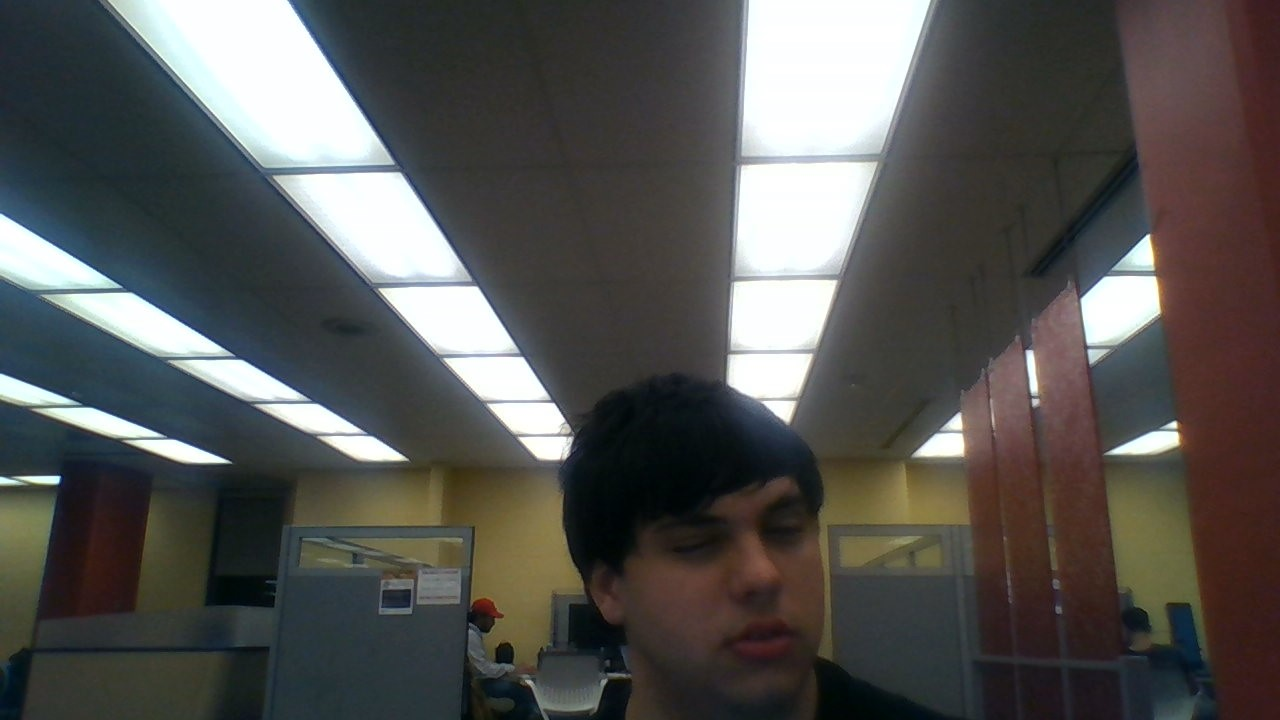
#> input picture TongueDad.py/Facial-Expression-Detection-master/images/right/WIN_20181020_04_03_12_Pro.jpg, 1280 x 720 px, given in place of rightWIN_20181020_04_03_12_Pro.jpg, which was not available
$ python face_crop.py
#> lines starting #> are read from the running program, lines starting #| are printed output that depends on the picture; after the words box and inside, x2 and y2 are one past the last pixel; in counts of white or black regions, pixels touching at a corner belong together; pictures that were not available may be replaced by others from this repository, and a replacement may not be noted
## This program first ensures if the face of a person exists in the given image or not then if it exists, it crops
## the image of the face and saves to the given directory.

## Importing Modules
import cv2
import os


#################################################################################

##Make changes to these lines for getting the desired results.

## DIRECTORY of the images
directory = "Z:/KHE/tongue-dad/TongueDad.py/Facial-Expression-Detection-master/images/right"

## directory where the images to be saved:
f_directory = "Z:/KHE/tongue-dad/TongueDad.py/Facial-Expression-Detection-master/crop/right"

################################################################################

def facecrop(image):
    ## Crops the face of a person from any image!

    ## OpenCV XML FILE for Frontal Facial Detection using HAAR CASCADES.
    facedata = "haarcascade_frontalface_alt.xml"
    cascade = cv2.CascadeClassifier(facedata)

    ## Reading the given Image with OpenCV
    img = cv2.imread(image)
#> img is the input picture: shape (720, 1280, 3); mean B, G, R 82.7, 84.9, 85.6

    try:
        ## Some downloaded images are of unsupported type and should be ignored while raising Exception, so for that
        ## I'm using the try/except functions.

        minisize = (img.shape[1],img.shape[0])
#> minisize = (1280, 720)
        miniframe = cv2.resize(img, minisize)

        faces = cascade.detectMultiScale(miniframe)
#> faces = [[642, 455, 209, 209]]

        for f in faces:
            x, y, w, h = [ v for v in f ]
            cv2.rectangle(img, (x,y), (x+w,y+h), (0,255,0), 2)

            sub_face = img[y:y+h, x:x+w]

            f_name = image.split('/')
            f_name = f_name[-1]

            ## Change here the Desired directory.
            cv2.imwrite(f_directory + f_name, sub_face)
            print ("Writing: " + image)
#> this loop made 1 pass
#> (x, y, w, h, f_name) on pass 1: (642, 455, 209, 209, 'rightWIN_20181020_04_03_12_Pro.jpg')
#| Writing: Z:/KHE/tongue-dad/TongueDad.py/Facial-Expression-Detection-master/images/rightWIN_20181020_04_03_12_Pro.jpg
#> pass 1, in facecrop, `sub_face = img[y:y+h, x:x+w]`:
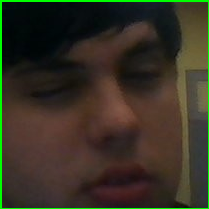
#> sub_face: shape (209, 209, 3); mean B, G, R 35.3, 49.6, 53.6
#> after the loop:
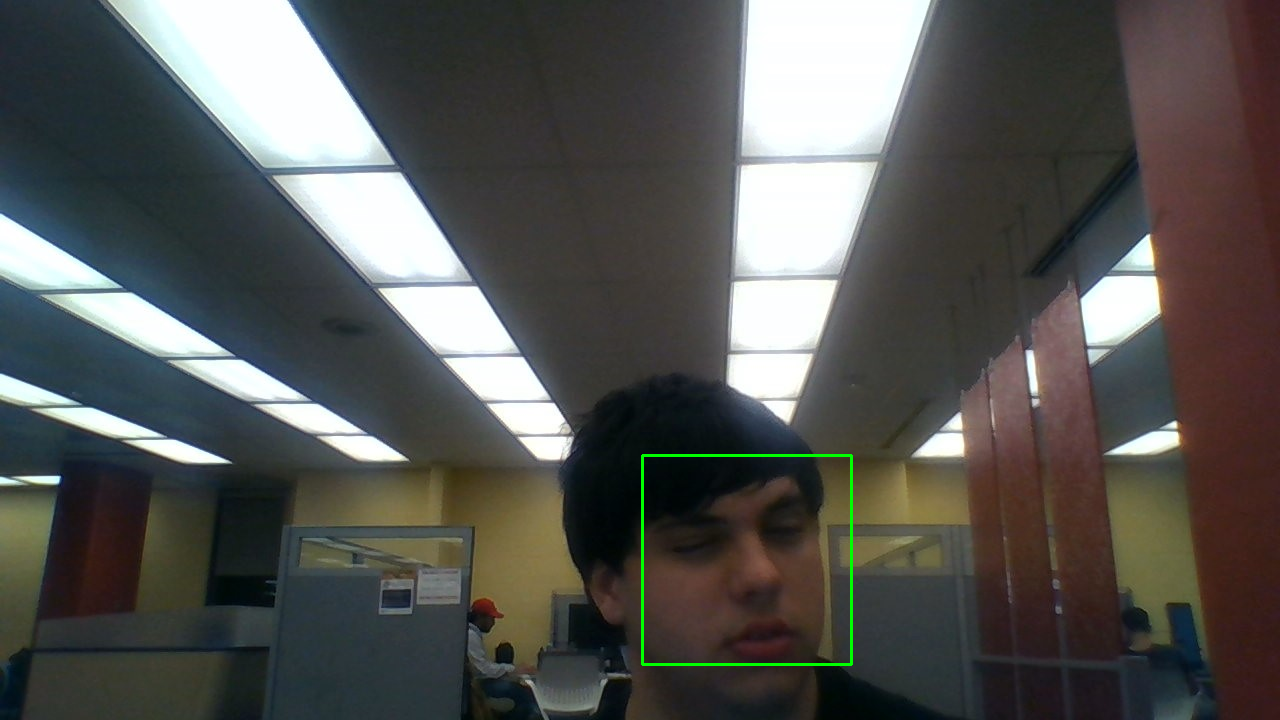
#> img: shape (720, 1280, 3); 0.27% of pixels changed, all inside (x1, y1, x2, y2) = (641, 454, 853, 666)

    except:
        pass

if __name__ == '__main__':
    images = os.listdir(directory)
    i = 0

    for img in images:
        file = directory + img
        print (i)
        facecrop(file)
        i += 1
#> pass 2 of the loop `for img in images:`:
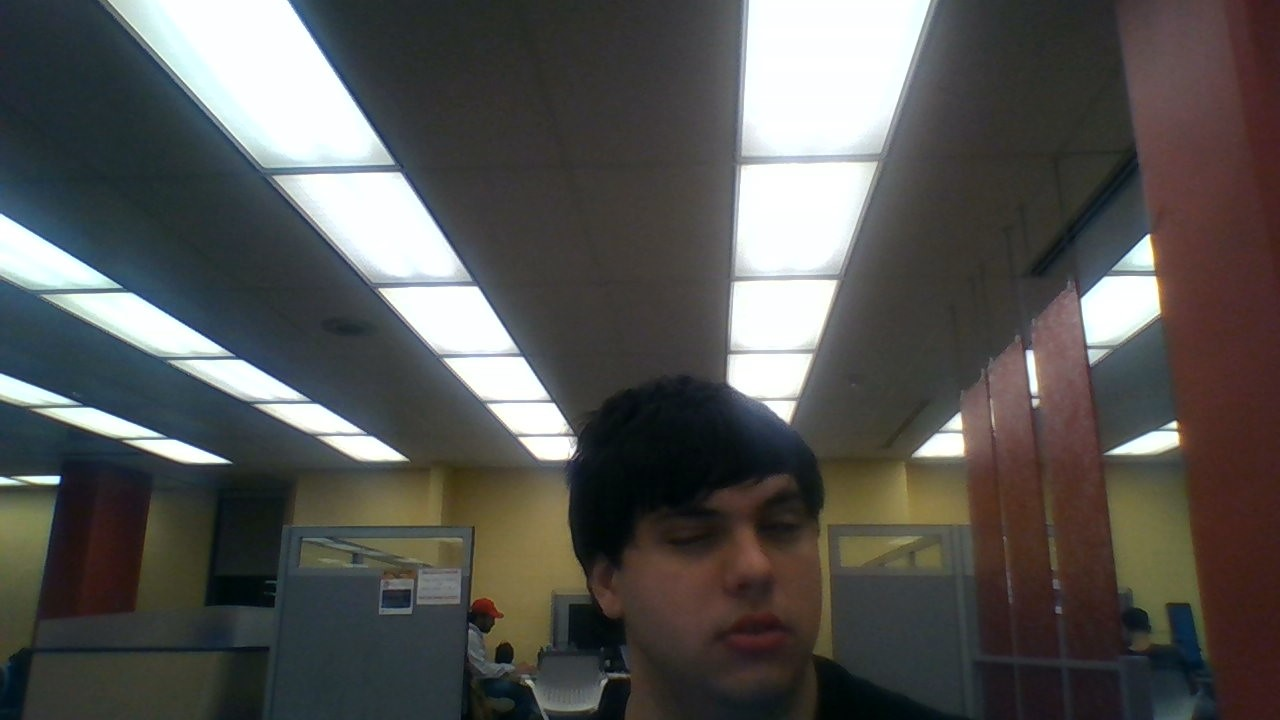
#> input picture TongueDad.py/Facial-Expression-Detection-master/images/right/WIN_20181020_04_03_13_Pro.jpg, 1280 x 720 px, given in place of rightWIN_20181020_04_03_13_Pro.jpg, which was not available
#> in facecrop, img is the input picture: shape (720, 1280, 3); mean B, G, R 82.9, 85.2, 86
#> faces = [[641, 452, 207, 207]]
#> the loop in facecrop (call 2), `for f in faces:` made 1 pass
#> (x, y, w, h, f_name) on pass 1: (641, 452, 207, 207, 'rightWIN_20181020_04_03_13_Pro.jpg')
#> (printed output is left out)
#> pass 1, in facecrop (call 2), `sub_face = img[y:y+h, x:x+w]`:
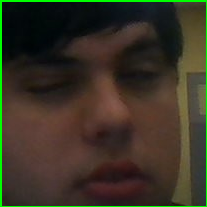
#> sub_face: shape (207, 207, 3); mean B, G, R 36.2, 51.2, 56.3
#> after the loop in facecrop (call 2), `for f in faces:`:
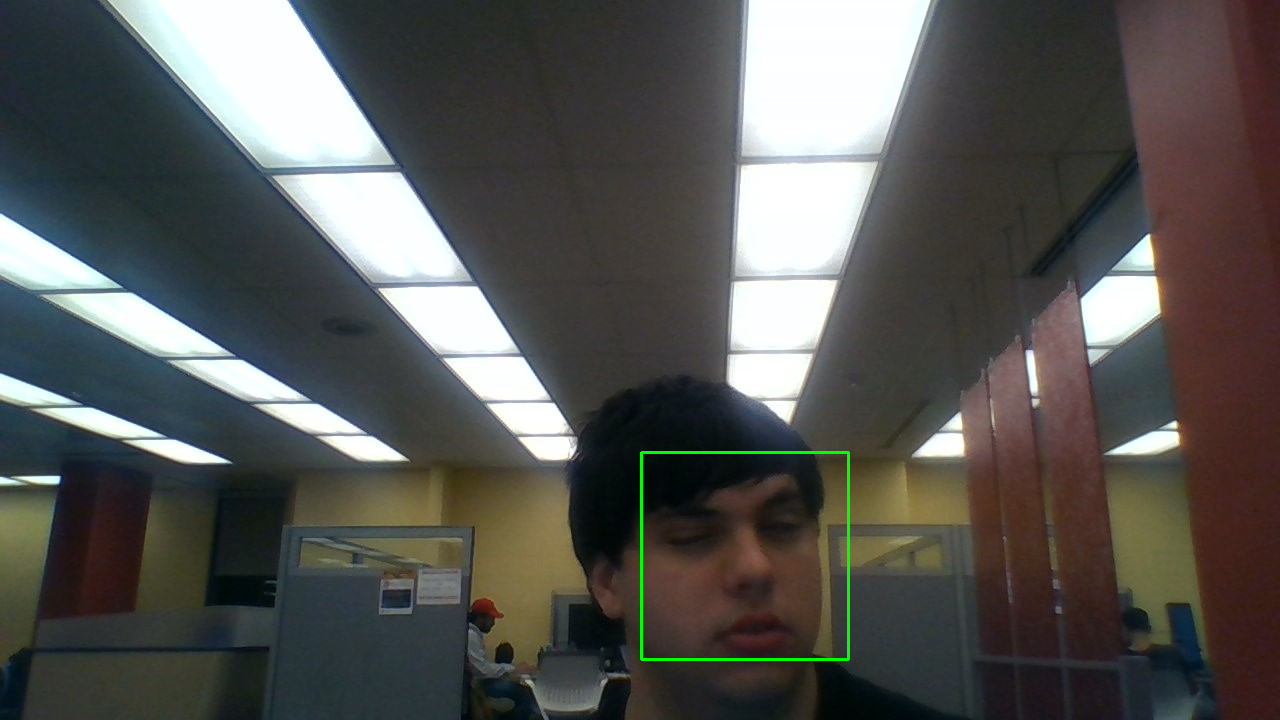
#> img: shape (720, 1280, 3); 0.27% of pixels changed, all inside (x1, y1, x2, y2) = (640, 451, 850, 661)
